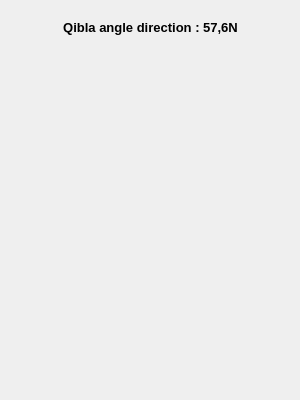
<?xml version="1.0" encoding="UTF-8"?>
<ui version="4.0">
 <class>Qibla</class>
 <widget class="QDialog" name="Qibla">
  <property name="geometry">
   <rect>
    <x>0</x>
    <y>0</y>
    <width>300</width>
    <height>400</height>
   </rect>
  </property>
  <property name="minimumSize">
   <size>
    <width>300</width>
    <height>400</height>
   </size>
  </property>
  <property name="maximumSize">
   <size>
    <width>300</width>
    <height>400</height>
   </size>
  </property>
  <property name="windowTitle">
   <string>Salat - qibla direction</string>
  </property>
  <property name="styleSheet">
   <string notr="true">background-image: url(:/images/boussole.png);
</string>
  </property>
  <widget class="QLabel" name="label">
   <property name="geometry">
    <rect>
     <x>10</x>
     <y>7</y>
     <width>281</width>
     <height>41</height>
    </rect>
   </property>
   <property name="font">
    <font>
     <pointsize>10</pointsize>
     <weight>75</weight>
     <bold>true</bold>
    </font>
   </property>
   <property name="text">
    <string>Qibla angle direction : 57,6N</string>
   </property>
   <property name="alignment">
    <set>Qt::AlignCenter</set>
   </property>
  </widget>
 </widget>
 <resources>
  <include location="../qrc/qibla.qrc"/>
 </resources>
 <connections/>
</ui>
